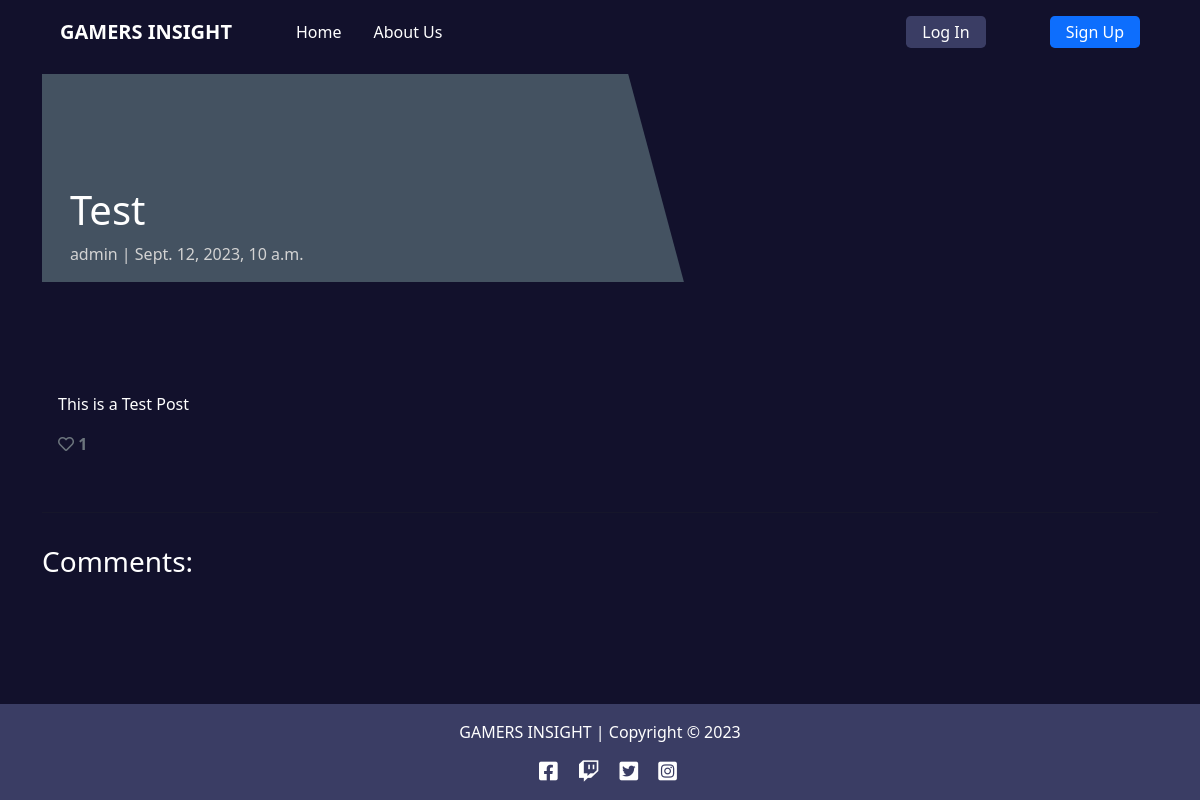
The app's page /Test/, older data.
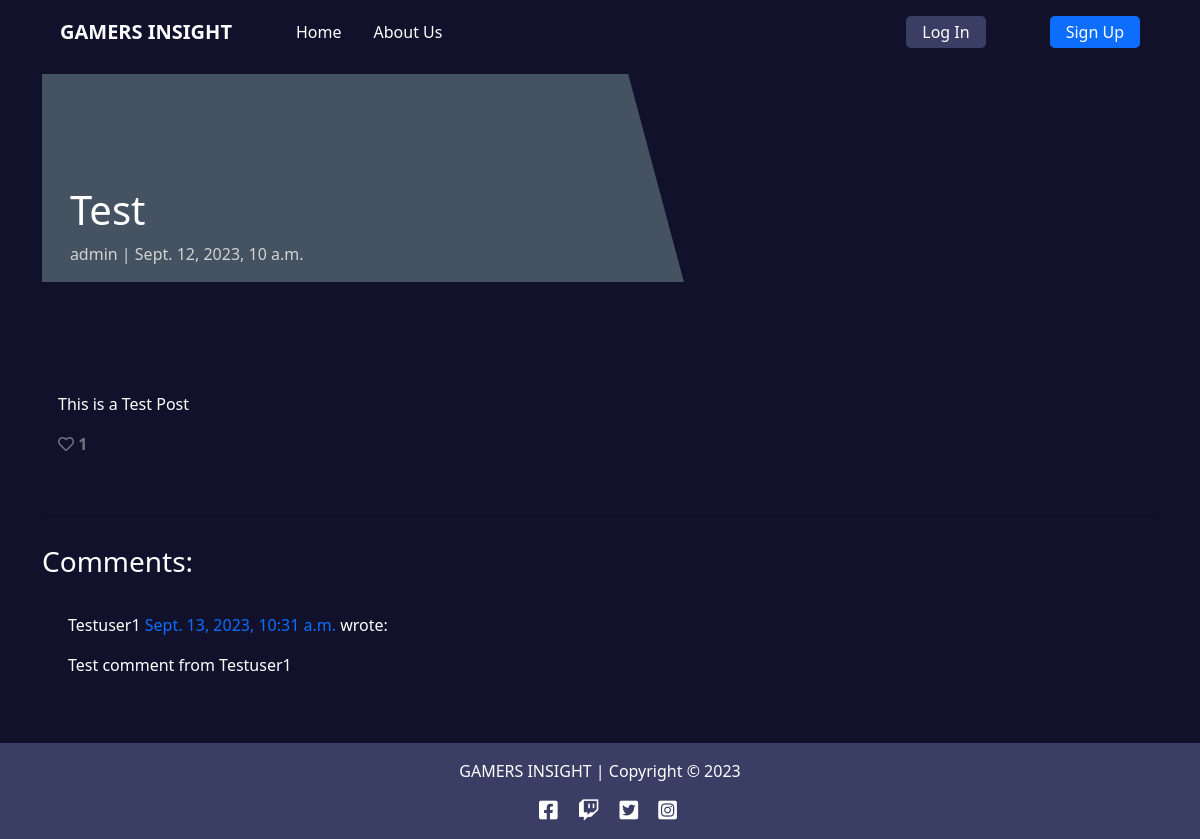
The same page, newer data.
### blog/models.py (models this page shows, shortened)
class Post(models.Model):
    content = models.TextField()
    excerpt = models.TextField(blank=True)
    updated_on = models.DateTimeField(auto_now=True)
    created_on = models.DateTimeField(auto_now_add=True)
    slug = models.SlugField(max_length=200, unique=True)
    title = models.CharField(max_length=200, unique=True)
    status = models.IntegerField(choices=STATUS, default=0)
    featured_image = CloudinaryField('image', default='placeholder')
    likes = models.ManyToManyField(User, related_name='blog_likes', blank=True)
    author = models.ForeignKey(User, on_delete=models.CASCADE, related_name="blog_posts")
    class Meta:
        ordering = ['-created_on']
    def number_of_likes(self):
        return self.likes.count()

class Comment(models.Model):
    body = models.TextField()
    email = models.EmailField()
    name = models.CharField(max_length=80)
    approved = models.BooleanField(default=False)
    created_on = models.DateTimeField(auto_now_add=True)
    post = models.ForeignKey(Post, on_delete=models.CASCADE, related_name='comments')
    class Meta:
        ordering = ['created_on']

### blog/views.py (the view, shortened to what this page needs)
# urls.py: path('<slug:slug>/', views.PostDetail.as_view(), name='post_detail'),
class PostDetail(View):
    def get(self, request, slug, *args, **kwargs):
        queryset = Post.objects.filter(status=1)
        post = get_object_or_404(queryset, slug=slug)
        comments = post.comments.filter(approved=True).order_by("-created_on")
        liked = False
        if post.likes.filter(id=self.request.user.id).exists():
            liked = True
        return render(
            request,
            "post_detail.html",
            {
                "post": post,
                "comments": comments,
                "commented": False,
                "liked": liked,
                "comment_form": CommentForm()
            },
        )

### templates/post_detail.html (shortened to what this page needs)
{% extends 'base.html' %} {% block content %}
{% load crispy_forms_tags %}
<div class="masthead">
    <div class="container">
        <div class="row g-0">
            <div class="col-md-6 masthead-text">
                <h1 class="post-title"> {{ post.title }}
                </h1>
                <p class="post-subtitle">{{ post.author }} | {{ post.created_on }} </p>
            </div>
            <div class="d-none d-md-block col-md-6 masthead-image">
            </div>
        </div>
    </div>
</div>
<div class="container">
    <div class="row">
        <div class="col card mb-4  mt-3 left  top text-white">
            <div class="card-body">
                <p class="card-text ">
                    {{ post.content | safe }}
                </p>
                <div class="row">
                    <div class="col-1">
                        <strong>
                            {% if user.is_authenticated %}
                            <form class="d-inline" action="{% url 'post_like' post.slug %}" method="POST">
                                {% csrf_token %}
                                {% if liked %}
                                <button type="submit" name="blogpost_id" value="{{post.slug}}" class="btn-like"><i
                                        class="fas fa-heart"></i></button>
                                {% else %}
                                <button type="submit" name="blogpost_id" value="{{post.slug}}" class="btn-like"><i
                                        class="far fa-heart"></i></button>
                                {% endif %}
                            </form>
                            {% else %}
                            <span class="text-secondary"><i class="far fa-heart"></i></span>
                            {% endif %}
                            <span class="text-secondary">{{ post.number_of_likes }} </span>
                        </strong>
                    </div>
                </div>
            </div>
        </div>
    </div>
    <div class="row">
        <div class="col">
            <hr>
        </div>
    </div>
    <div class="row">
        <div class="col-md-8 card mb-4  mt-3 text-white">
            <h3>Comments:</h3>
            <div class="card-body">
                {% for comment in comments %}
                <div class="comments" style="padding: 10px;">
                    <p class="font-weight-bold">
                        {{ comment.name}}
                        <span class=" text-primary font-weight-normal">
                            {{ comment.created_on }}
                        </span> wrote:
                    </p>
                    {{ comment.body | linebreaks }}
                </div>
                {% endfor %}
            </div>
        </div>
        <div class="col-md-4 card mb-4  mt-3 text-white">
            <div class="card-body">
            </div>
        </div>
    </div>
</div>
{% endblock content %}

### templates/base.html (shortened to what this page needs)
{% load static %}
<!DOCTYPE html>
<html class="h-100">
<head>
    <link rel="stylesheet" href="https://cdnjs.cloudflare.com/ajax/libs/font-awesome/5.15.3/css/all.min.css">
    <link href="https://cdn.jsdelivr.net/npm/bootstrap@5.0.1/dist/css/bootstrap.min.css" rel="stylesheet"
>
    <link rel="stylesheet" href="{% static 'css/style.css' %}">
</head>
<body class="d-flex flex-column h-100 vh-100 main-bg">
    <nav class="navbar navbar-expand-lg navbar-light">
        <div class="container-fluid">
            {% if user.is_authenticated %}
            <a class="navbar-brand text-white mx-5 fw-bolder" href="{% url 'index' %}">GAMERS INSIGHT</a>
            <button class="navbar-toggler" type="button" data-bs-toggle="collapse" data-bs-target="#navbarText"
                aria-controls="navbarText" aria-expanded="false" aria-label="Toggle navigation">
                <span class="navbar-toggler-icon"></span>
            </button>
            <div class="collapse navbar-collapse" id="navbarText">
                <ul class="navbar-nav me-auto mb-2 mb-lg-0">
                    <li class="nav-item mx-2">
                        <a class="nav-link text-white active" aria-current="page" href="{% url 'index' %}">Home</a>
                    </li>
                    {% else %}
                    <a class="navbar-brand text-white mx-5 fw-bolder" href="{% url 'landing_page' %}">GAMERS INSIGHT</a>
                    <div class="collapse navbar-collapse" id="navbarText">
                        <ul class="navbar-nav me-auto mb-2 mb-lg-0">
                            <li class="nav-item mx-2">
                                <a class="nav-link text-white active" aria-current="page"
                                    href="{% url 'landing_page' %}">Home</a>
                            </li>
                            {% endif %}
                            {% if user.is_authenticated %}
                            <li class="nav-item mx-2">
                                <a class="nav-link text-white" href="{% url 'about' %}">About Us</a>
                            </li>
                            <li class="nav-item mx-2">
                                <a class="nav-link text-white" href="#">Contact Us</a>
                            </li>
                            {% else %}
                            <li class="nav-item mx-2">
                                <a class="nav-link text-white" href="{% url 'about' %}">About Us</a>
                            </li>
                            {% endif %}
                        </ul>
                        {% if user.is_authenticated %}
                        <span class="navbar-text text-muted d-flex justify-content-center align-item-center gap-3">
                            <a class="nav-link text-white px-3 py-1 rounded-3 bg-primary" href="#">Profile</a>
                            <a class="nav-link text-white px-3 py-1 rounded-3 bg-primary mx-5"
                                href="{% url 'account_logout' %}">Log
                                Out</a>
                        </span>
                        {% else %}
                        <span class="navbar-text text-muted d-flex justify-content-center align-item-center gap-3">
                            <a class="nav-link text-white px-3 py-1 rounded-3 dark-bg"
                                href="{% url 'account_login' %}">Log
                                In</a>
                            <a class="nav-link text-white px-3 py-1 rounded-3 bg-primary mx-5"
                                href="{% url 'account_signup' %}">Sign
                                Up</a>
                        </span>
                        {% endif %}
                    </div>
            </div>
    </nav>
    <main class="flex-shrink-0">
        {% block content %}{% endblock content %}
    </main>
    <footer class="footer mt-auto py-3 dark-bg">
        <p class="m-0 text-center text-white">GAMERS INSIGHT | Copyright © 2023</p>
        <p class="m-0 text-center text-white mt-3">
            <i class="fab fa-facebook-square ms-3 fa-lg"></i>
            <i class="fab fa-twitch ms-3 fa-lg"></i>
            <i class="fab fa-twitter-square ms-3 fa-lg"></i>
            <i class="fab fa-instagram-square ms-3 fa-lg"></i>
        </p>
    </footer>
</body>
</html>

### static/css/style.css (style rules this page uses)
:root { --clr-dom: hsl(242, 44%, 12%); --clr-second: hsl(236, 26%, 31%); --clr-accent: hsl(227, 79%, 46%); --clr-white: hsl(0, 0%, 100%); --clr-black: hsl(0, 0%, 3%); }
.dark-bg { background-color: var(--clr-second); }
.main-bg { background-color: var(--clr-dom); }
body { background-color: rgba(14, 38, 173, 0.3); background-blend-mode: multiply; background-position: center; background-size: cover; background-repeat: no-repeat; }
.card { border: none; background-color: transparent; }
.masthead { margin-top: 10px; overflow: hidden; position: relative; display: inline-block; height: 33vh; width: 100%; }
.masthead-text { background-color: #445261; color: white; position: relative; }
.masthead-image { position: relative; overflow: hidden; }
.masthead-image:after { content: ""; position: absolute; top: 0; right: 90%; height: 100%; width: 150%; background: #445261; -webkit-transform: skew(15deg); -moz-transform: skew(15deg); transform: skew(15deg); z-index: 100; }
.post-title { margin-top: 20%; margin-left: 5%; }
.post-subtitle { margin-left: 5%; color: lightgray; }

Row changes from the older to the newer data that the page shows:
added Comment: name "Testuser1", created_on "Sept. 13, 2023, 10:31 a.m.", body "Test comment from Testuser1"
